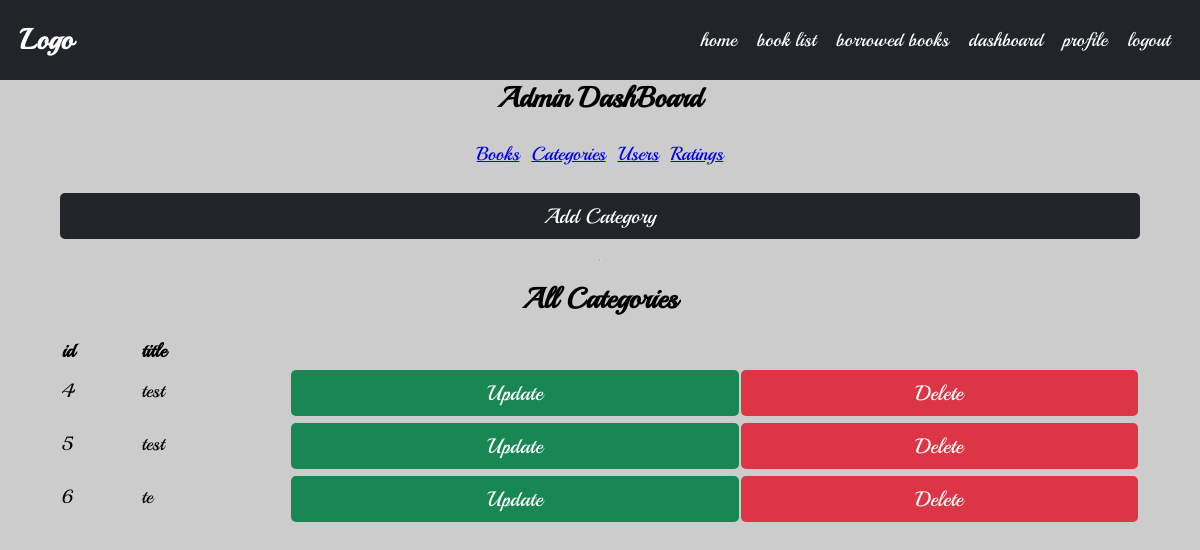
The app's page /dashboard/categories (signed in) with its own data.
### categories/models.py (models this page shows, shortened)
class Category(BasicModel):
    title = models.CharField(max_length=100)
    user = models.ForeignKey(User, on_delete=models.SET_NULL, related_name='categories',null=True, blank=True)
    def get_update_url(self):
        return f'/categories/{self.slug}/update/'
    def get_delete_url(self):
        return f'/categories/{self.slug}/delete/'
    class Meta:
        verbose_name = 'Category'
        verbose_name_plural = 'Categories'

### dashboard/views.py (the view)
# urls.py: path('categories', views.AdminCategoryListView.as_view(), name='dashboard_category_list'),
class AdminCategoryListView(AdminDashboardListViewPermissionMixin, CategoryListView):
    template_name = 'dashboard/categories_list.html'

### dashboard/views.py (called while the page is built)
    def test_func(self):
        cond = self.request.user.is_staff
        return cond

### templates/dashboard/categories_list.html (shortened to what this page needs)
{% extends "base.html" %}
{% load custom_filters %}
{% load static %}
{% block content %}
<h2 class="text-center">Admin DashBoard</h2>
<div class="container">
    {% include 'dashboard/pages.html' %}
    <div class="w-100">
        <button class="btn-6 btn-dark" onclick="urlRedirect('{% url 'add_category' %}')">Add Category</button>
    </div>
    <hr/>
<h2 class="text-center">All Categories</h2>
    <div class="w-100">
        <table class="w-100">
            <tr style="font-weight: bold">
                <td>id</td>
                <td>title</td>
                <td></td>
                <td></td>
            </tr>
            {% for object in object_list %}
            <tr>
                <td>{{object.id}}</td>
                <td>{{object.title}}</td>
                <td><button class="btn-6 btn-success" onclick="urlRedirect(`{{ object.get_update_url }}`)">Update</button></td>
                <td><button class="btn-6 btn-danger" onclick="urlRedirect(`{{ object.get_delete_url }}`)"> Delete</button></td>
            </tr>
            {% endfor %}
        </table>
    </div>
</div>
{% endblock %}

### static/assets/css/utilities.css (style rules this page uses)
:root { font-size: 19px; }
* { box-sizing: border-box; margin: 0; padding: 0; font-family: Playball, cursive; }
body { padding-top: 80px; background-color: #ccc; min-height: 100dvh; }
.container { width: 90%; display: flex; justify-content: center; align-items: center; flex-direction: column; gap: 20px; margin: 2% auto; }
.w-100 { width: 100% !important; }
.btn-6 { width: calc(16.6666666667% * 6); padding: 10px; border: none; border-radius: 5px; margin-top: 5px; outline: none; cursor: pointer; font-size: 1.1rem; }
.btn-dark { background-color: #212529; color: white; }
.btn-success { background-color: #198754; color: white; }
.btn-danger { background-color: #dc3545; color: white; }
.text-center { text-align: center; }

### records on screen
Category: id "4", title "test"
Category: id "5", title "test"
Category: id "6", title "te"
